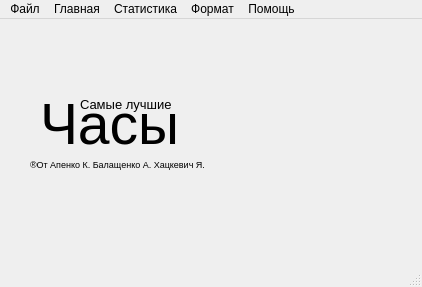
<?xml version="1.0" encoding="UTF-8"?>
<ui version="4.0">
 <class>MainWindow</class>
 <widget class="QMainWindow" name="MainWindow">
  <property name="geometry">
   <rect>
    <x>0</x>
    <y>0</y>
    <width>422</width>
    <height>287</height>
   </rect>
  </property>
  <property name="windowTitle">
   <string>MainWindow</string>
  </property>
  <property name="windowIcon">
   <iconset resource="Media.qrc">
    <normaloff>:/build/7eafb5388ade459fa917837104c7df77.ico</normaloff>:/build/7eafb5388ade459fa917837104c7df77.ico</iconset>
  </property>
  <widget class="QWidget" name="centralwidget">
   <widget class="QLabel" name="label">
    <property name="geometry">
     <rect>
      <x>240</x>
      <y>30</y>
      <width>171</width>
      <height>161</height>
     </rect>
    </property>
    <property name="text">
     <string/>
    </property>
    <property name="pixmap">
     <pixmap resource="Media.qrc">:/build/7eafb5388ade459fa917837104c7df77.ico</pixmap>
    </property>
    <property name="scaledContents">
     <bool>true</bool>
    </property>
   </widget>
   <widget class="QLabel" name="label_2">
    <property name="geometry">
     <rect>
      <x>40</x>
      <y>60</y>
      <width>241</width>
      <height>91</height>
     </rect>
    </property>
    <property name="font">
     <font>
      <pointsize>43</pointsize>
     </font>
    </property>
    <property name="text">
     <string>Часы</string>
    </property>
   </widget>
   <widget class="QLabel" name="label_3">
    <property name="geometry">
     <rect>
      <x>80</x>
      <y>60</y>
      <width>121</width>
      <height>51</height>
     </rect>
    </property>
    <property name="font">
     <font>
      <pointsize>10</pointsize>
     </font>
    </property>
    <property name="text">
     <string>Самые лучшие</string>
    </property>
   </widget>
   <widget class="QLabel" name="label_4">
    <property name="geometry">
     <rect>
      <x>30</x>
      <y>100</y>
      <width>301</width>
      <height>91</height>
     </rect>
    </property>
    <property name="font">
     <font>
      <pointsize>7</pointsize>
     </font>
    </property>
    <property name="text">
     <string>®От Апенко К. Балащенко А. Хацкевич Я.</string>
    </property>
   </widget>
  </widget>
  <widget class="QMenuBar" name="menubar">
   <property name="geometry">
    <rect>
     <x>0</x>
     <y>0</y>
     <width>422</width>
     <height>26</height>
    </rect>
   </property>
   <widget class="QMenu" name="menuFile">
    <property name="title">
     <string>Файл</string>
    </property>
    <addaction name="action"/>
   </widget>
   <widget class="QMenu" name="menu">
    <property name="title">
     <string>Главная</string>
    </property>
    <widget class="QMenu" name="menu_6">
     <property name="title">
      <string>Дизайн</string>
     </property>
     <widget class="QMenu" name="menu_7">
      <property name="title">
       <string>Фон</string>
      </property>
      <addaction name="action_11"/>
      <addaction name="action1_4"/>
      <addaction name="action2"/>
      <addaction name="action3"/>
      <addaction name="action4"/>
      <addaction name="action5"/>
      <addaction name="action6"/>
      <addaction name="action7"/>
      <addaction name="action8"/>
     </widget>
     <addaction name="menu_7"/>
     <addaction name="action_10"/>
    </widget>
    <widget class="QMenu" name="menu_8">
     <property name="title">
      <string>Музыка</string>
     </property>
     <addaction name="separator"/>
     <addaction name="action_13"/>
     <addaction name="action_14"/>
     <addaction name="action_9"/>
    </widget>
    <addaction name="menu_6"/>
    <addaction name="menu_8"/>
   </widget>
   <widget class="QMenu" name="menu_2">
    <property name="title">
     <string>Статистика</string>
    </property>
    <addaction name="action_3"/>
   </widget>
   <widget class="QMenu" name="menu_3">
    <property name="title">
     <string>Формат</string>
    </property>
    <widget class="QMenu" name="menu_5">
     <property name="title">
      <string>Числовой</string>
     </property>
     <addaction name="action_7"/>
     <addaction name="action_8"/>
    </widget>
    <addaction name="menu_5"/>
    <addaction name="action_6"/>
   </widget>
   <widget class="QMenu" name="menu_4">
    <property name="title">
     <string>Помощь</string>
    </property>
    <addaction name="action_5"/>
   </widget>
   <addaction name="menuFile"/>
   <addaction name="menu"/>
   <addaction name="menu_2"/>
   <addaction name="menu_3"/>
   <addaction name="menu_4"/>
  </widget>
  <widget class="QStatusBar" name="statusbar"/>
  <action name="action">
   <property name="text">
    <string>Открыть</string>
   </property>
  </action>
  <action name="action_2">
   <property name="text">
    <string>Статистика</string>
   </property>
  </action>
  <action name="action_3">
   <property name="text">
    <string>Закончить тестирование</string>
   </property>
  </action>
  <action name="action_6">
   <property name="text">
    <string>Словесный</string>
   </property>
  </action>
  <action name="action_7">
   <property name="text">
    <string>Из таймера</string>
   </property>
  </action>
  <action name="action_8">
   <property name="text">
    <string>Вручную</string>
   </property>
  </action>
  <action name="action_10">
   <property name="text">
    <string>Стиль стрелок</string>
   </property>
  </action>
  <action name="action_4">
   <property name="text">
    <string>Музыка</string>
   </property>
  </action>
  <action name="action_5">
   <property name="text">
    <string>Справка</string>
   </property>
  </action>
  <action name="action_11">
   <property name="text">
    <string>Меняющийся</string>
   </property>
  </action>
  <action name="action1_4">
   <property name="text">
    <string>1.микс 4 сезона</string>
   </property>
  </action>
  <action name="action2">
   <property name="text">
    <string>2.Холодный</string>
   </property>
  </action>
  <action name="action3">
   <property name="text">
    <string>3.Хмурый персиковый</string>
   </property>
  </action>
  <action name="action4">
   <property name="text">
    <string>4.Беларусь</string>
   </property>
  </action>
  <action name="action5">
   <property name="text">
    <string>5.Заоблачный</string>
   </property>
  </action>
  <action name="action_13">
   <property name="text">
    <string>Прогноз погоды</string>
   </property>
  </action>
  <action name="action_14">
   <property name="text">
    <string>Леди Гага </string>
   </property>
  </action>
  <action name="action_9">
   <property name="text">
    <string>Выбрать свою</string>
   </property>
  </action>
  <action name="action6">
   <property name="text">
    <string>6.Персиковый виноград</string>
   </property>
  </action>
  <action name="action7">
   <property name="text">
    <string>7.Солнечная поляна</string>
   </property>
  </action>
  <action name="action8">
   <property name="text">
    <string>8.предсказание судьбы</string>
   </property>
  </action>
 </widget>
 <resources>
  <include location="Media.qrc"/>
 </resources>
 <connections/>
</ui>
